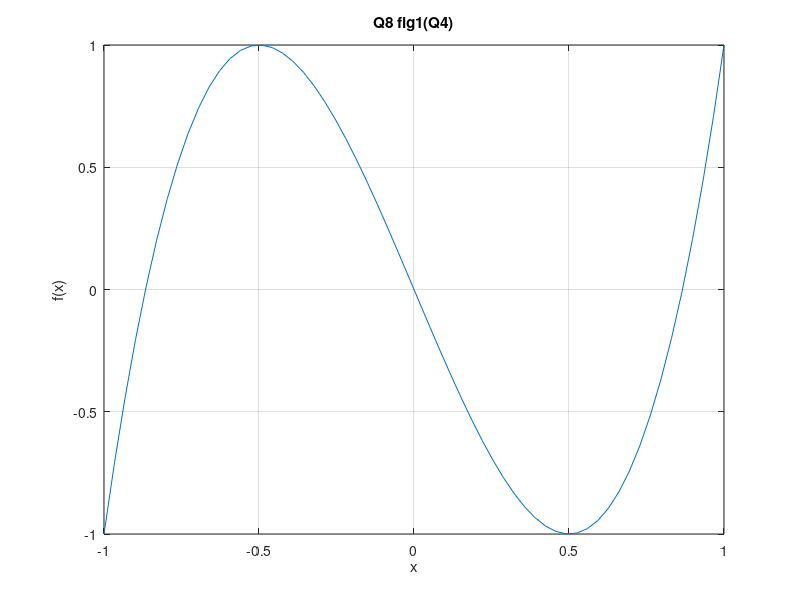
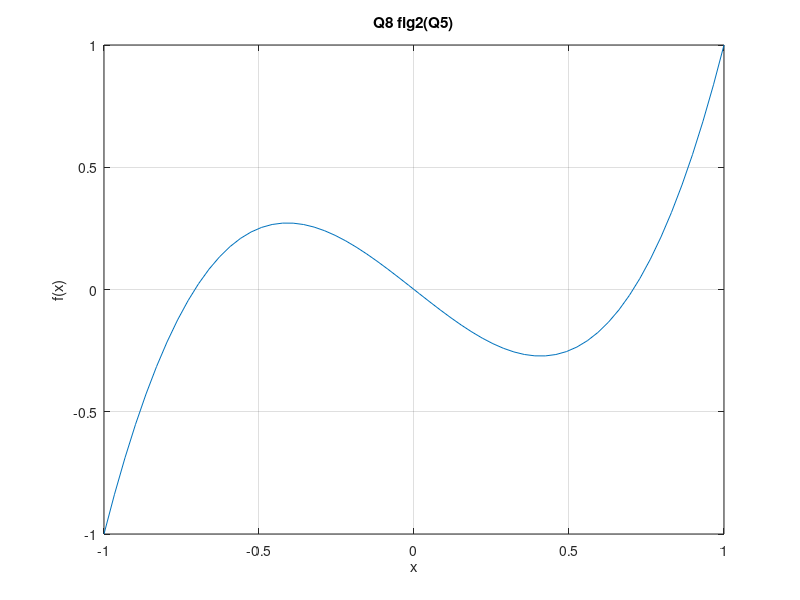
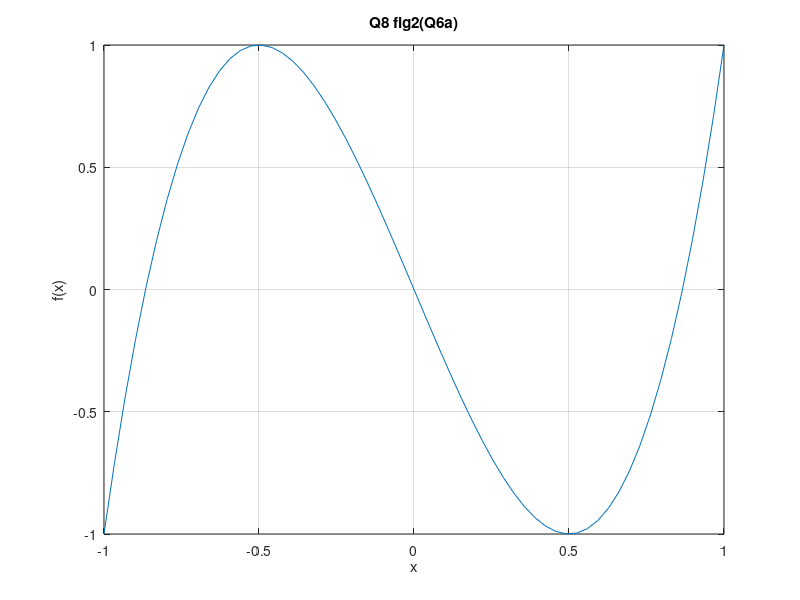
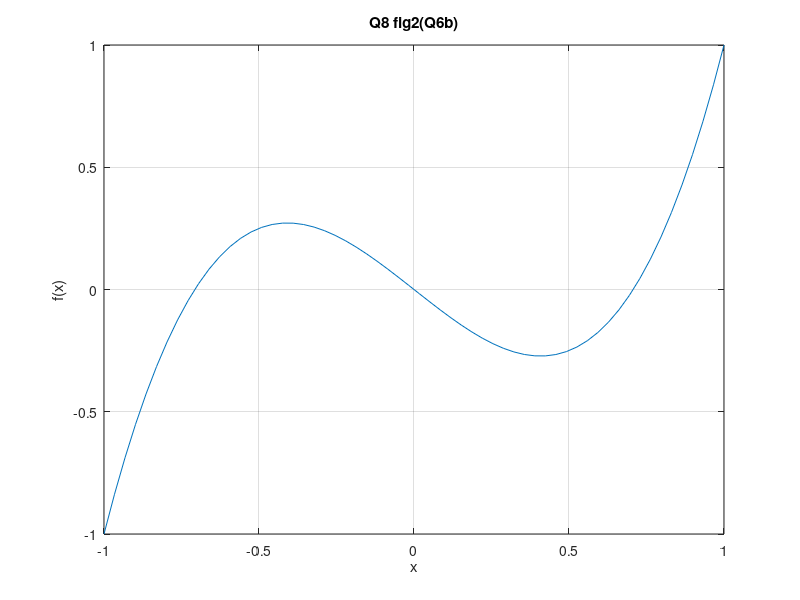

These figures' MATLAB source, in order:
clc 
clear all 
close all
x = linspace(-1,1,60);
p=[4 0 -3 0];
q=[2 0 -1 0]; 
figure(1)
plot(x,polyval(p,x))
title('Q8 fig1(Q4)')
grid on
xlabel('x')
ylabel('f(x)')
figure(2)
plot(x,polyval(q,x))
grid on
xlabel('x')
ylabel('f(x)')
title('Q8 fig2(Q5)')
figure(3)
plot(x,polyval(p,x))

grid on
xlabel('x')
ylabel('f(x)')
title('Q8 fig2(Q6a)')
figure(4)
plot(x,polyval(q,x))
grid on
xlabel('x')
ylabel('f(x)')
title('Q8 fig2(Q6b)')